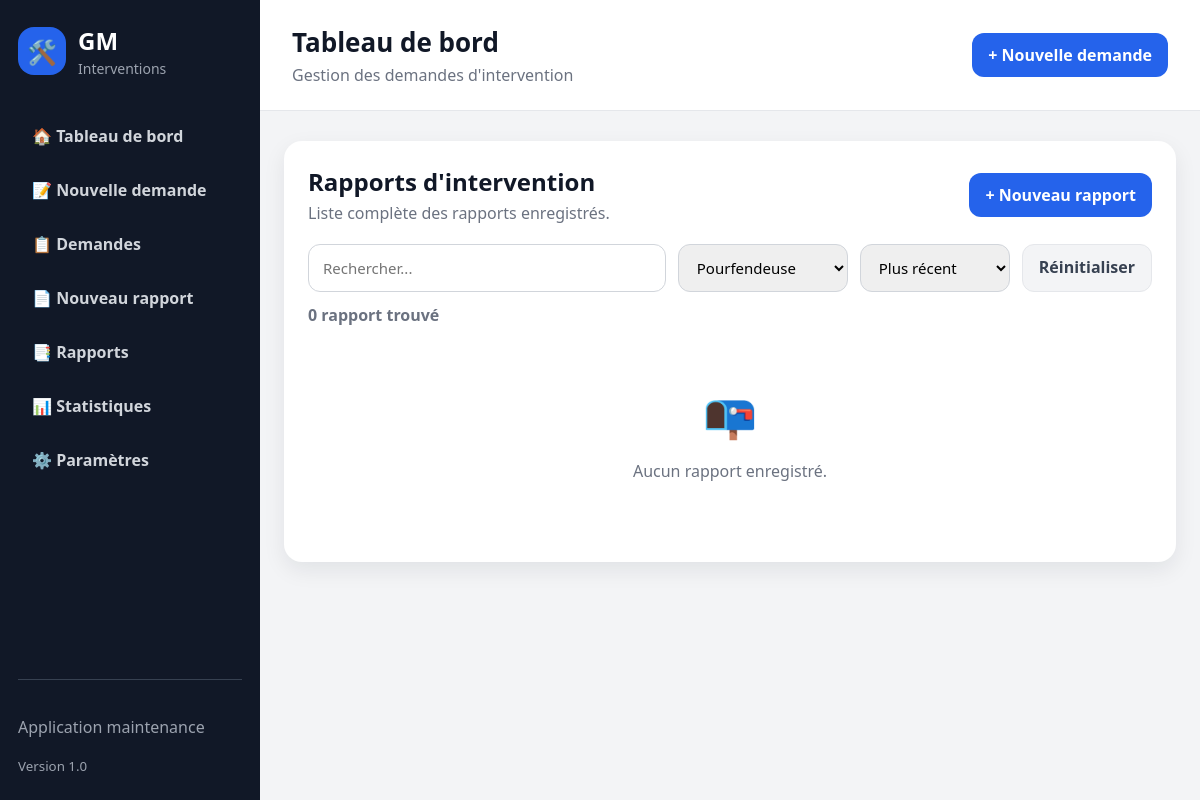
Page /rapports?secteur_id=2 on the earlier database version.
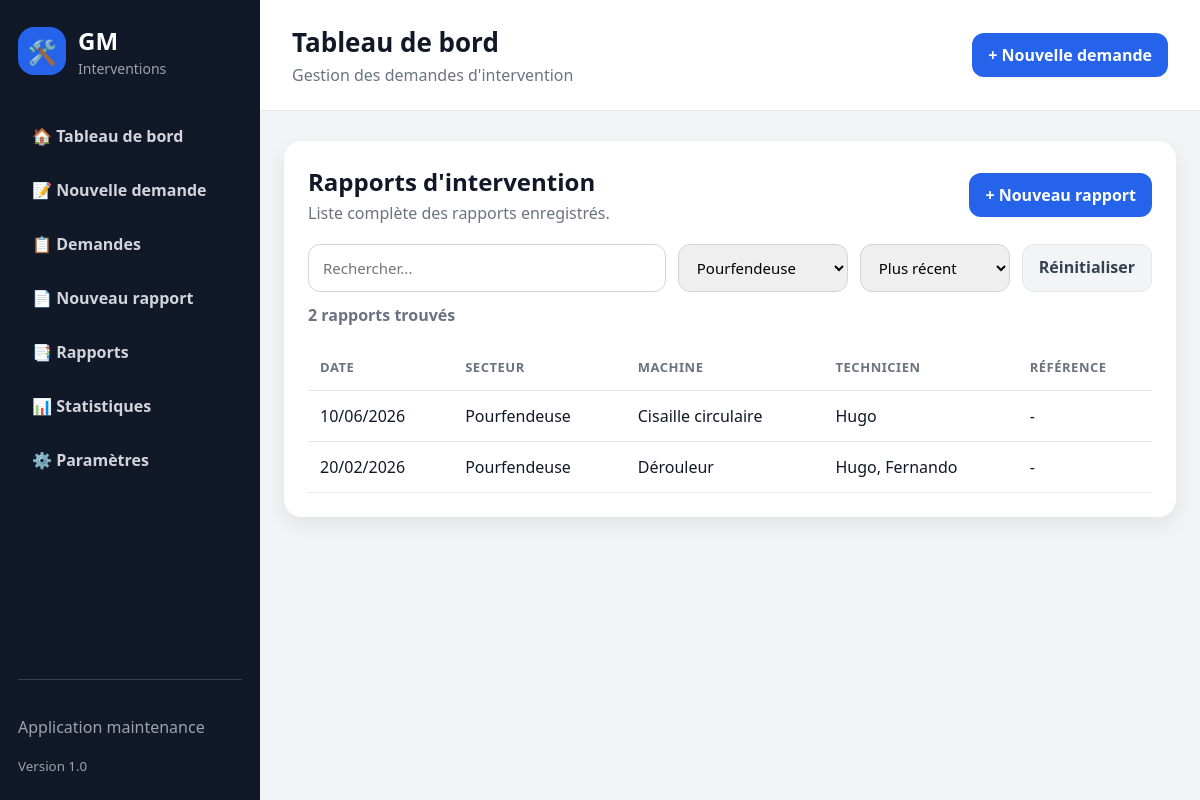
Same page on the later database version.
### tables this page shows
CREATE TABLE rapports_intervention (
            id INTEGER PRIMARY KEY AUTOINCREMENT,
            secteur_id INTEGER,
            machine TEXT,
            probleme TEXT NOT NULL,
            travaux TEXT NOT NULL,
            technicien TEXT NOT NULL,
            commentaire TEXT,
            reference TEXT,
            date_rapport TIMESTAMP DEFAULT CURRENT_TIMESTAMP,
            FOREIGN KEY (secteur_id) REFERENCES secteurs(id)
        );

CREATE TABLE secteurs (
            id INTEGER PRIMARY KEY AUTOINCREMENT,
            nom TEXT NOT NULL UNIQUE
        );

### routes/rapports.py (the view, shortened to what this page needs)
@rapports_bp.route("/rapports")
def liste_rapports():
    recherche = request.args.get("recherche", "").strip()
    secteur_id = request.args.get("secteur_id", "").strip()
    tri = request.args.get("tri", "recent").strip()
    conn = get_db_connection()
    query = """
        SELECT rapports_intervention.*,
               secteurs.nom AS secteur_nom
        FROM rapports_intervention
        LEFT JOIN secteurs ON rapports_intervention.secteur_id = secteurs.id
        WHERE 1=1
    """
    params = []
    if secteur_id:
        query += " AND rapports_intervention.secteur_id = ?"
        params.append(secteur_id)
    if tri == "ancien":
        query += " ORDER BY rapports_intervention.date_rapport ASC"
    elif tri == "secteur":
        query += " ORDER BY secteurs.nom ASC"
    elif tri == "technicien":
        query += " ORDER BY rapports_intervention.technicien ASC"
    else:
        query += " ORDER BY rapports_intervention.date_rapport DESC"
    rapports = conn.execute(query, params).fetchall()
    secteurs = conn.execute("""
        SELECT * FROM secteurs
        ORDER BY nom
    """).fetchall()
    conn.close()
    return render_template(
        "rapports/liste.html",
        rapports=rapports,
        secteurs=secteurs,
        recherche=recherche,
        secteur_id=secteur_id,
        tri=tri
    )

### app.py (called while the page is built)
@app.template_filter("date_fr")
def date_fr(value):
    if not value:
        return ""
    if isinstance(value, datetime):
        return value.strftime("%d/%m/%Y")
    try:
        return datetime.fromisoformat(str(value)).strftime("%d/%m/%Y")
    except (ValueError, TypeError):
        return str(value)

### database.py (called while the page is built)
def get_db_connection():
    if DATABASE_URL:
        print("Connexion à Neon PostgreSQL", flush=True)
        return PostgresConnectionAdapter(DATABASE_URL)
    print("Connexion à SQLite", flush=True)
    conn = sqlite3.connect(DB_NAME)
    conn.row_factory = sqlite3.Row
    return conn

### templates/rapports/liste.html (shortened to what this page needs)
{% extends "base.html" %}
{% block content %}
<section class="card">
    <div class="section-header">
        <div>
            <h2>Rapports d'intervention</h2>
            <p>Liste complète des rapports enregistrés.</p>
        </div>
        <a href="/rapports/nouveau" class="btn">+ Nouveau rapport</a>
    </div>
    <form method="GET" class="filters-bar" id="filtersForm">
        <input
            type="text"
            name="recherche"
            placeholder="Rechercher..."
            value="{{ recherche }}"
            oninput="submitFiltersDelayed()"
        >
        <select name="secteur_id" onchange="document.getElementById('filtersForm').submit()">
            {% for secteur in secteurs %}
                <option value="{{ secteur.id }}" {% if secteur_id == secteur.id|string %}selected{% endif %}>
                    {{ secteur.nom }}
                </option>
            {% endfor %}
        </select>
        <select name="tri" onchange="document.getElementById('filtersForm').submit()">
            <option value="recent" {% if tri == "recent" %}selected{% endif %}>Plus récent</option>
        </select>
        <a href="/rapports" class="btn-secondary">Réinitialiser</a>
    </form>
    <p class="result-count">
        {{ rapports|length }} rapport{{ "s" if rapports|length > 1 else "" }} trouvé{{ "s" if rapports|length > 1 else "" }}
    </p>
    {% if rapports %}
        <div class="table-container">
            <table class="modern-table">
                <thead>
                    <tr>
                        <th>Date</th>
                        <th>Secteur</th>
                        <th>Machine</th>
                        <th>Technicien</th>
                        <th>Référence</th>
                    </tr>
                </thead>
                <tbody>
                    {% for rapport in rapports %}
                    <tr class="clickable-row" onclick="window.location='/rapports/{{ rapport.id }}'">
                        <td>{{ rapport.date_rapport|date_fr }}</td>
                        <td>{{ rapport.secteur_nom or "Non renseigné" }}</td>
                        <td>{{ rapport.machine }}</td>
                        <td>{{ rapport.technicien }}</td>
                        <td>{{ rapport.reference or "-" }}</td>
                    </tr>
                    {% endfor %}
                </tbody>
            </table>
        </div>
    {% else %}
        <div class="empty-state">
            <div class="icon">📭</div>
            <p>Aucun rapport enregistré.</p>
        </div>
    {% endif %}
</section>
{% endblock %}

Differences in the rows shown:
now on this page (row edited): rapports_intervention: date_rapport "10/06/2026", nom "Pourfendeuse", machine "Cisaille circulaire", technicien "Hugo", reference "-"
now on this page (row edited): rapports_intervention: date_rapport "20/02/2026", nom "Pourfendeuse", machine "Dérouleur", technicien "Hugo, Fernando", reference "-"
Other differences:
{{ rapports|length }}: "0" → "2"
{{ "s" if rapports|length > 1 else "" }}: (not shown) → "s"
text no longer shown: "📭 Aucun rapport enregistré."
text now shown: "DATE SECTEUR MACHINE TECHNICIEN RÉFÉRENCE"
